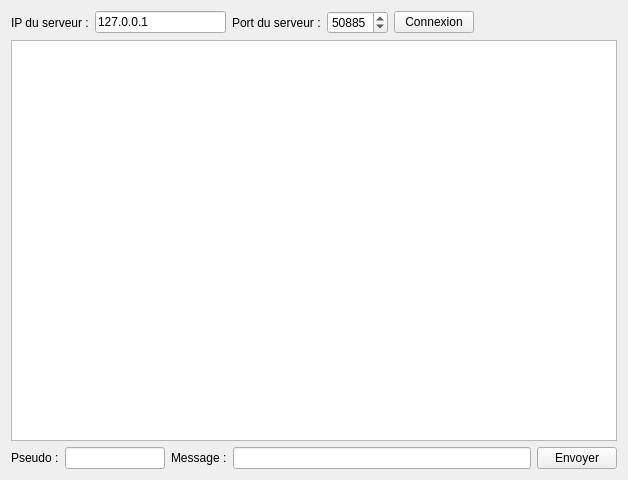
<?xml version="1.0" encoding="UTF-8"?>
<ui version="4.0">
 <class>Client</class>
 <widget class="QWidget" name="Client">
  <property name="geometry">
   <rect>
    <x>0</x>
    <y>0</y>
    <width>628</width>
    <height>480</height>
   </rect>
  </property>
  <property name="windowTitle">
   <string>ZeroChat - Client</string>
  </property>
  <property name="windowIcon">
   <iconset>
    <normaloff>chat.png</normaloff>chat.png</iconset>
  </property>
  <layout class="QVBoxLayout" name="verticalLayout_2">
   <item>
    <layout class="QHBoxLayout" name="horizontalLayout">
     <item>
      <widget class="QLabel" name="label">
       <property name="text">
        <string>IP du serveur :</string>
       </property>
      </widget>
     </item>
     <item>
      <widget class="QLineEdit" name="serveurIP">
       <property name="maximumSize">
        <size>
         <width>150</width>
         <height>16777215</height>
        </size>
       </property>
       <property name="text">
        <string>127.0.0.1</string>
       </property>
      </widget>
     </item>
     <item>
      <widget class="QLabel" name="label_2">
       <property name="text">
        <string>Port du serveur :</string>
       </property>
      </widget>
     </item>
     <item>
      <widget class="QSpinBox" name="serveurPort">
       <property name="minimumSize">
        <size>
         <width>60</width>
         <height>0</height>
        </size>
       </property>
       <property name="minimum">
        <number>1024</number>
       </property>
       <property name="maximum">
        <number>65535</number>
       </property>
       <property name="value">
        <number>50885</number>
       </property>
      </widget>
     </item>
     <item>
      <widget class="QPushButton" name="boutonConnexion">
       <property name="text">
        <string>Connexion</string>
       </property>
      </widget>
     </item>
     <item>
      <spacer name="horizontalSpacer">
       <property name="orientation">
        <enum>Qt::Horizontal</enum>
       </property>
       <property name="sizeHint" stdset="0">
        <size>
         <width>40</width>
         <height>20</height>
        </size>
       </property>
      </spacer>
     </item>
     <item>
      <layout class="QVBoxLayout" name="verticalLayout">
       <item>
        <widget class="QLabel" name="label_5">
         <property name="pixmap">
          <pixmap>chat.png</pixmap>
         </property>
        </widget>
       </item>
      </layout>
     </item>
    </layout>
   </item>
   <item>
    <widget class="QTextEdit" name="listeMessages">
     <property name="readOnly">
      <bool>true</bool>
     </property>
    </widget>
   </item>
   <item>
    <layout class="QHBoxLayout" name="horizontalLayout_2">
     <item>
      <widget class="QLabel" name="label_3">
       <property name="text">
        <string>Pseudo :</string>
       </property>
      </widget>
     </item>
     <item>
      <widget class="QLineEdit" name="pseudo">
       <property name="maximumSize">
        <size>
         <width>100</width>
         <height>16777215</height>
        </size>
       </property>
      </widget>
     </item>
     <item>
      <widget class="QLabel" name="label_4">
       <property name="text">
        <string>Message :</string>
       </property>
      </widget>
     </item>
     <item>
      <widget class="QLineEdit" name="message"/>
     </item>
     <item>
      <widget class="QPushButton" name="boutonEnvoyer">
       <property name="text">
        <string>Envoyer</string>
       </property>
       <property name="icon">
        <iconset>
         <normaloff>chat.png</normaloff>chat.png</iconset>
       </property>
      </widget>
     </item>
    </layout>
   </item>
  </layout>
 </widget>
 <resources/>
 <connections/>
</ui>
